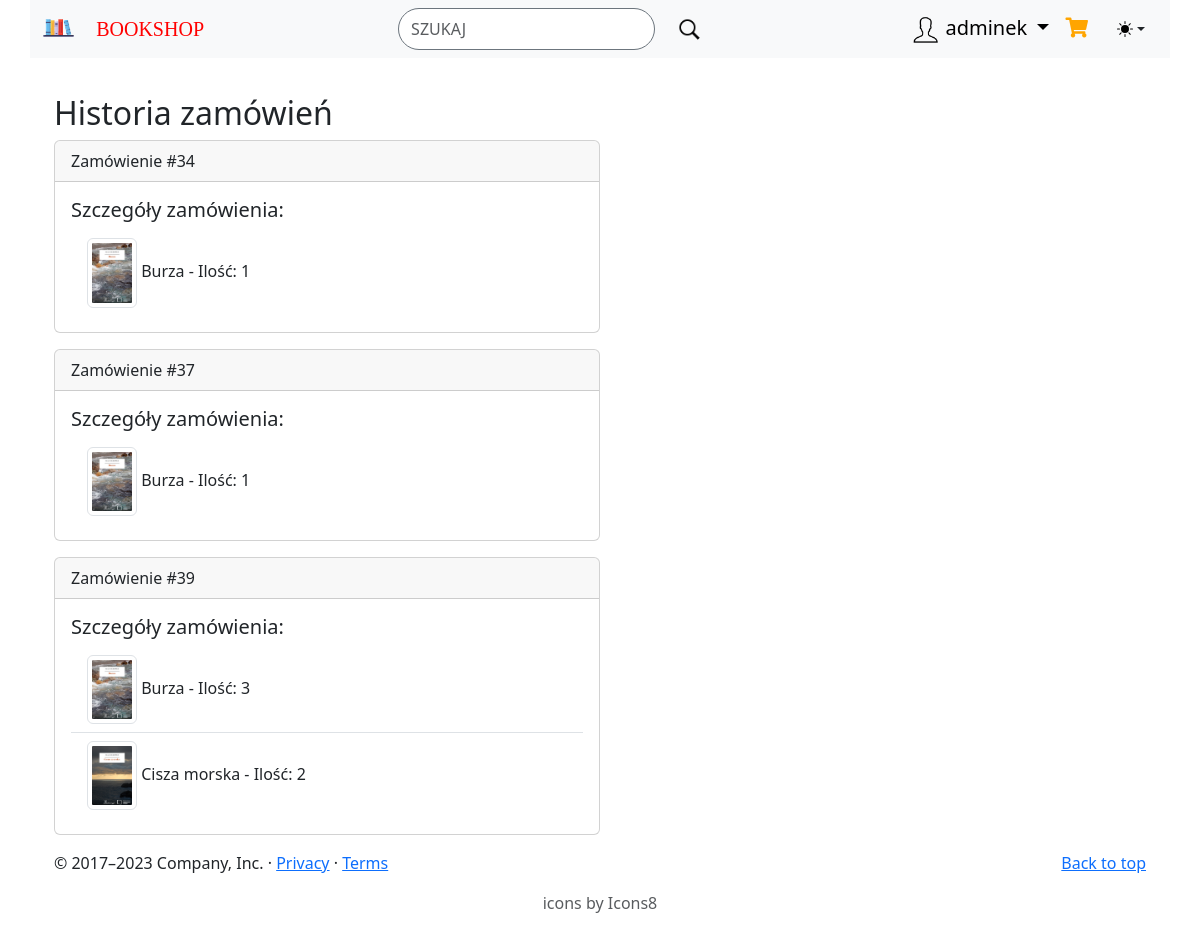
The page /history/ (signed in) on the database as committed earlier.
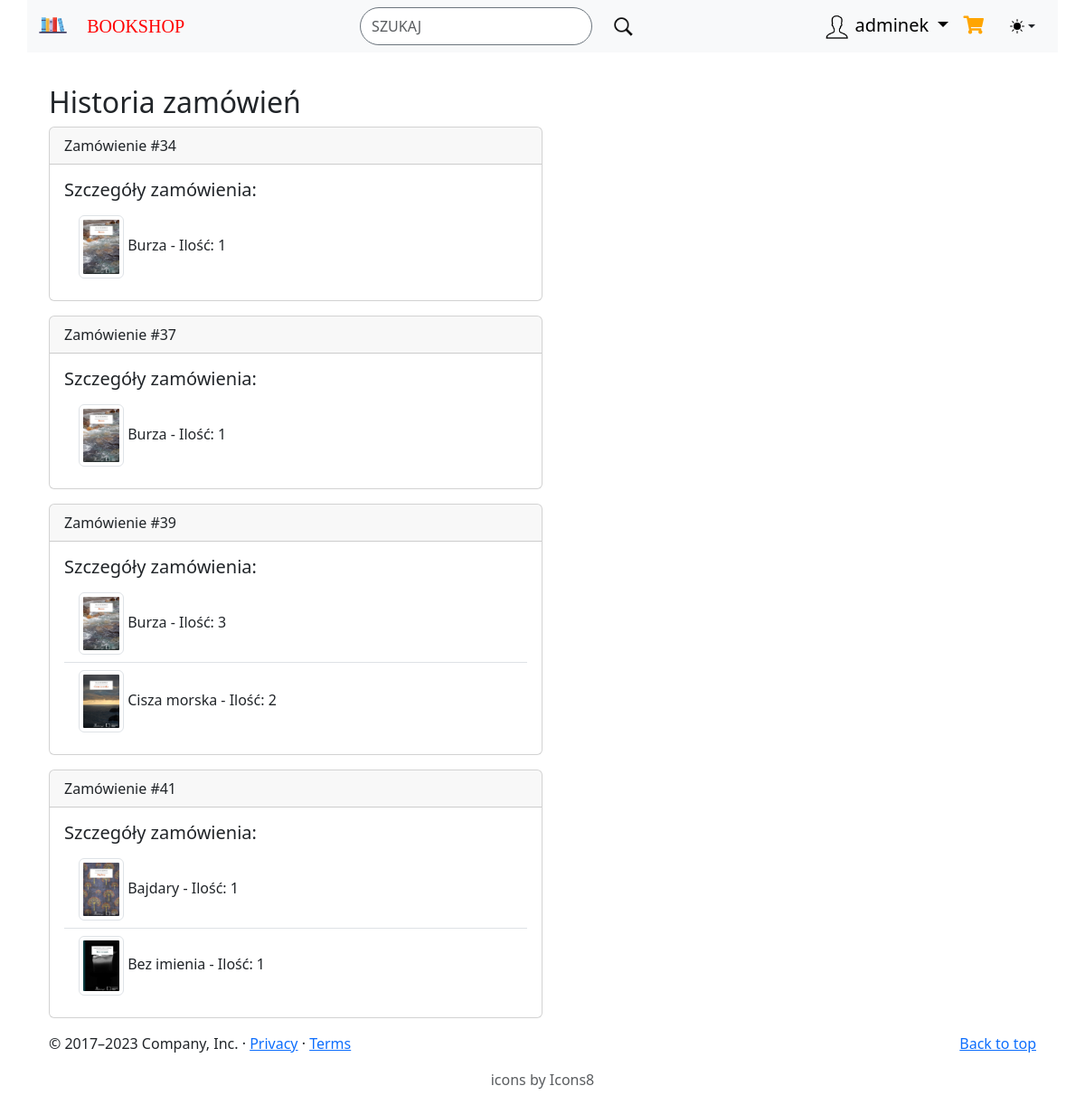
The same page on the database as committed later.
### myapp/models.py (models this page shows, shortened)
class Order(models.Model):
    user = models.ForeignKey(User, on_delete=models.CASCADE)
    books = models.ManyToManyField(Book, through='OrderItem')
    STATUS_CHOICES = [
        ('pending', 'Pending'),
        ('completed', 'Completed'),
        ('cancelled', 'Cancelled'),
    ]
    status = models.CharField(max_length=10, choices=STATUS_CHOICES, default='pending')

class OrderItem(models.Model):
    book = models.ForeignKey(Book, on_delete=models.CASCADE)
    order = models.ForeignKey(Order, on_delete=models.CASCADE)
    quantity = models.IntegerField(default=1)

class Book(models.Model):
    title = models.CharField(max_length=100)
    author = models.CharField(max_length=100, blank=True)
    price = models.FloatField()
    description = models.TextField()
    file = models.ImageField(upload_to='uploads', blank=True)
    created = models.DateField(auto_now_add=True)
    modified = models.DateField(auto_now=True)
    genres = models.ManyToManyField(Genre, blank=True)

### myapp/views.py (the view)
# urls.py: path('history/', views.history, name='history'),
@login_required()
def history(request):
    orders = Order.objects.filter(user=request.user, status='cancelled').prefetch_related('orderitem_set')
    return render(request, 'myapp/history.html', {'orders': orders})

### myapp/templates/myapp/history.html
{% extends 'myapp/base.html' %}
{% block body %}
<div class="container mt-4">
    <h2>Historia zamówień</h2>
    {% for order in orders %}
        <div class="card mb-3 w-50">
            <div class="card-header">Zamówienie #{{ order.id }}</div>
            <div class="card-body">
                <h5 class="card-title">Szczegóły zamówienia:</h5>
                <ul class="list-group list-group-flush">
                    {% for order_item in order.orderitem_set.all %}
                        <li class="list-group-item">
                            <img src="{{ order_item.book.file.url }}" class="img-thumbnail" style="width: 50px;" alt="Book Cover">
                            {{ order_item.book.title }} - Ilość: {{ order_item.quantity }}
                        </li>
                    {% endfor %}
                </ul>
            </div>
        </div>
    {% endfor %}
</div>
{% endblock %}

### myapp/templates/myapp/base.html (shortened to what this page needs)
{% load static %}
<!doctype html>
<html lang="en">
    <head>
        <link href="https://cdn.jsdelivr.net/npm/bootstrap@5.3.2/dist/css/bootstrap.min.css" rel="stylesheet">
        <link rel="stylesheet" href="https://cdnjs.cloudflare.com/ajax/libs/font-awesome/5.10.0/css/all.css">
    </head>
    <body>
        <div class="container navbar fixed-top bg-light">
            <div class="container-fluid d-flex justify-content-between">
                <div class="">
                    <a class="navbar-brand" href="{% url 'index' %}">
                        <img src="{% static 'navbar_img.png' %}" alt="logo" width="33" height="26,4" class="d-inline-block align-text-top">
                        <a href="{% url 'index' %}" style="color:red; font-size:20px;font-family:Times New Roman; text-decoration: none;">BOOKSHOP</a>
                    </a>
                </div>
                <div class="">
                    <form class="d-flex" role="search" id="searchForm">
                        <input id="navBarSearchInput" data-bs-theme="light" class="form-control me-2 rounded-pill border border-secondary" type="text" placeholder="SZUKAJ" aria-label="Search">
                        <button class="btn" type="submit">
                        <img src="{% static 'search_icon.png' %}" width="27" height="27" class="rounded-circle">
                        </button>
                    </form>
                </div>
                <div class="dropdown d-flex" >
                    {% if user.is_authenticated %}
                    <a class="navbar-brand dropdown-toggle" style="color: #000;" href="#" id="userDropdown" role="button" data-bs-toggle="dropdown" aria-expanded="false">
                    <img width="30" height="30" src="{% static 'icons8-user-100.png' %}" alt=""/>
                        {{ user.username }}
                    </a>
                    <a class="navbar-brand" href="{% url 'cart' %}">
                        <i class="fa fa-shopping-cart position-relative" style="color:#ffa500;">
                        </i>
                    </a>
                    {% endif %}
                    <button class="btn btn-bd-primary py-2 dropdown-toggle d-flex align-items-center"
                        id="bd-theme"
                        type="button"
                        aria-expanded="false"
                        data-bs-toggle="dropdown"
                        aria-label="Toggle theme (auto)">
                    <svg class="bi my-1 theme-icon-active" width="1em" height="1em"><use href="#circle-half"></use></svg>
                    </button>
                </div>
            </div>
        </div>
        <div class="container">
        {% block body %}
        {% endblock %}
            <footer class="container">
                <p class="float-end"><a href="#">Back to top</a></p>
                <p>&copy; 2017–2023 Company, Inc. &middot; <a href="#">Privacy</a> &middot; <a href="#">Terms</a></p>
                <p class="text-center text-body-secondary">icons by Icons8</p>
            </footer>
        </div>
    </body>
</html>

### myapp/templates/myapp/base.html (style rules this page uses)
body { padding-top: 70px; }

Rows that differ between the two databases and show on the page:
added Order: id "41"
added OrderItem: book.file (picture), book "Bajdary", quantity "1", shown under "41"
added OrderItem: book.file (picture), book "Bez imienia", quantity "1", shown under "41"
